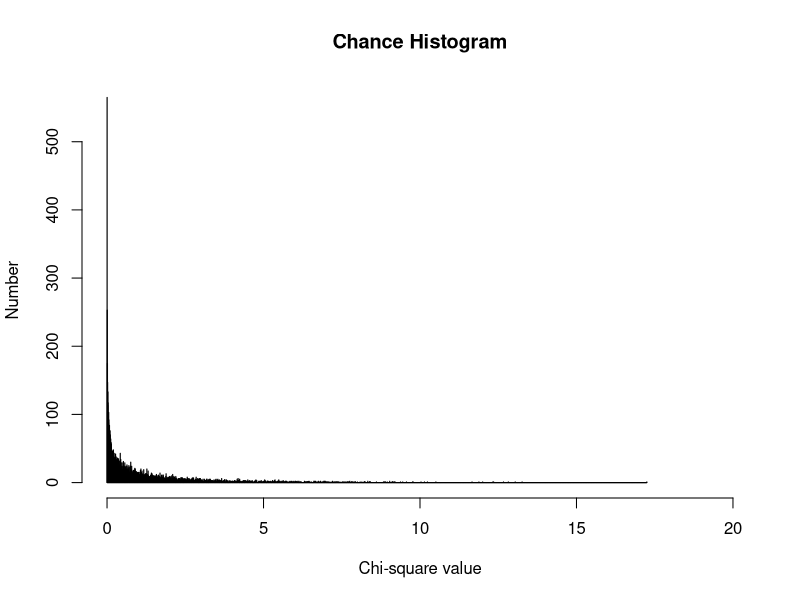
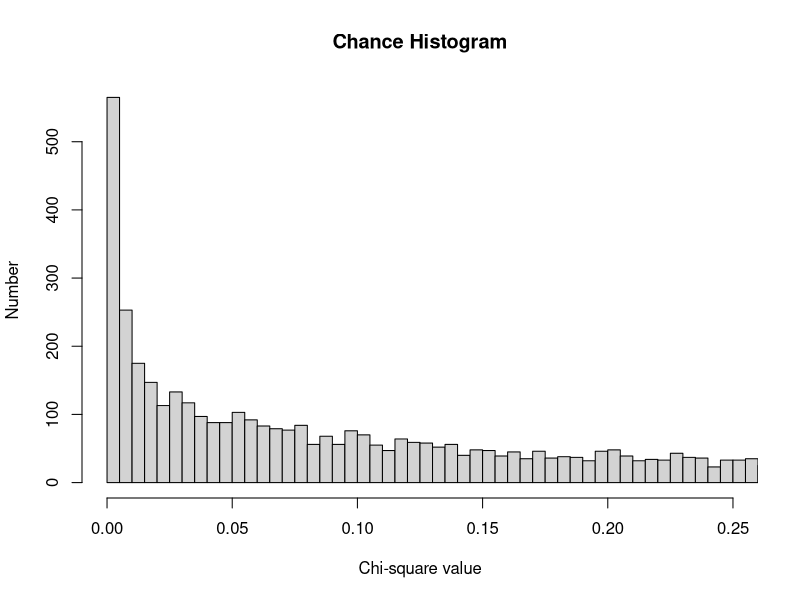
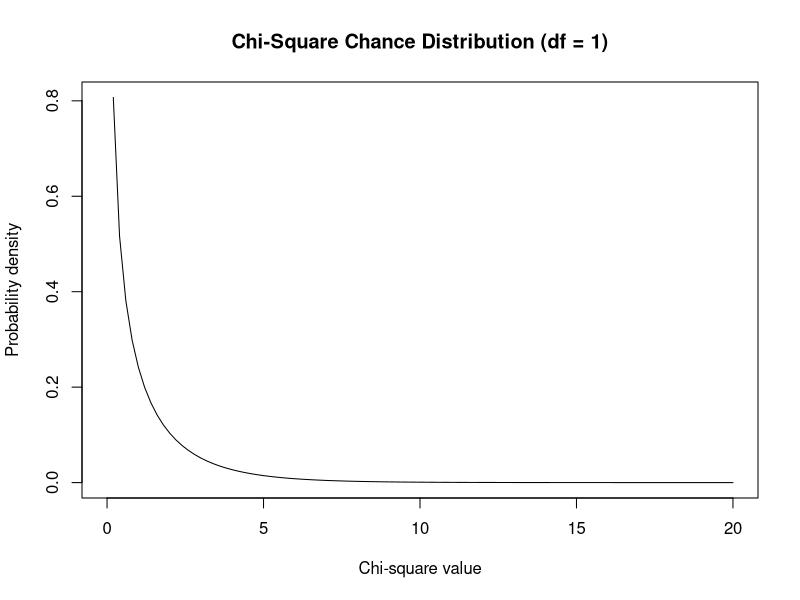
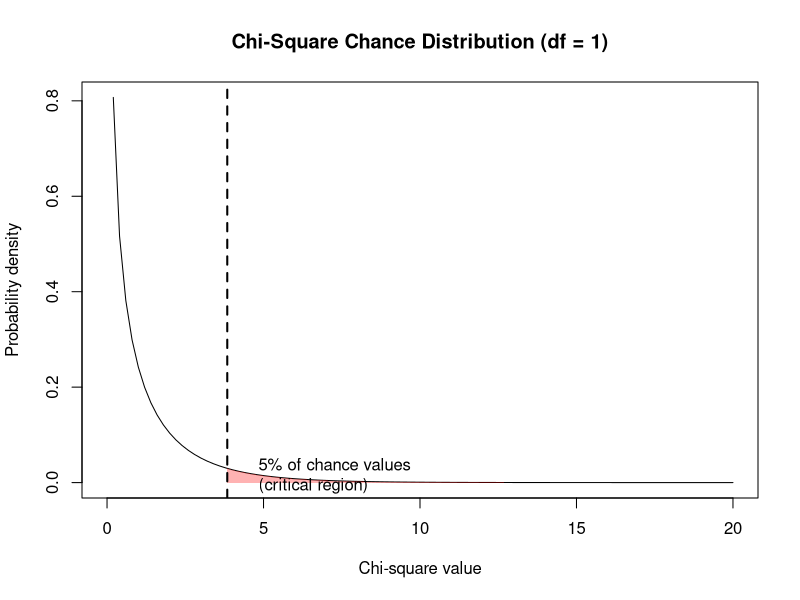
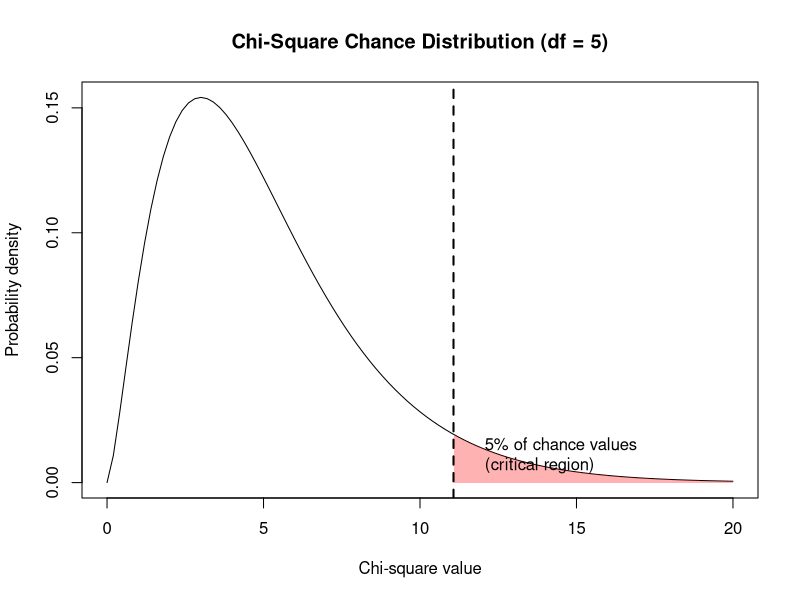
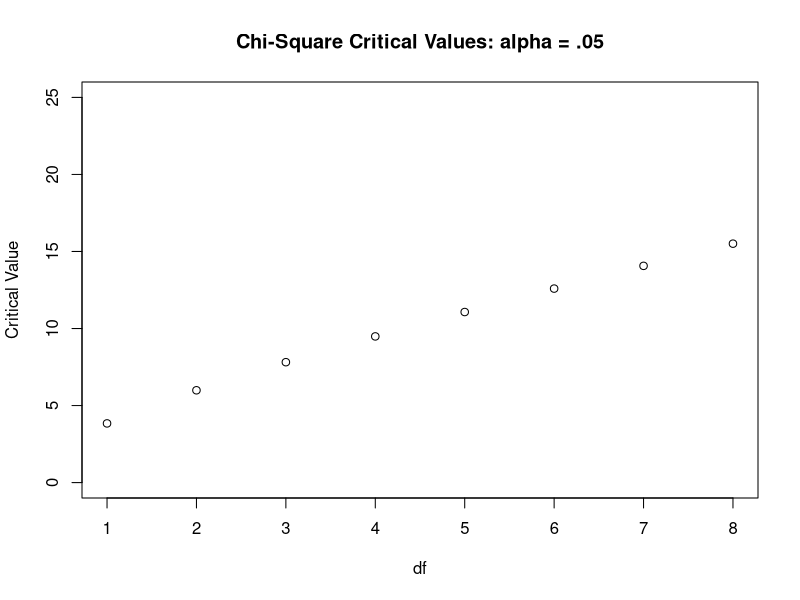

These charts were generated, in order, by the following R code:
## ---- chunk 1
#| label: setup
#| include: false
knitr::opts_chunk$set(cache=FALSE)
knitr::opts_chunk$set(echo = FALSE)
knitr::opts_chunk$set(message = FALSE)
knitr::opts_chunk$set(warning =  FALSE)
knitr::opts_chunk$set(fig.width=4.25)
knitr::opts_chunk$set(fig.height=4.0)
knitr::opts_chunk$set(fig.align='center') 
knitr::opts_chunk$set(fig.pos = 'H')
knitr::opts_chunk$set(results='hold') 
## ---- chunk 2
#| echo: false
set.seed(42)
x <- rchisq(1e4, 1)
hist(x, prob=FALSE, main="Chance Histogram",
  xlab="Chi-square value", ylab="Number", xlim=c(0,20),breaks =5000)
#lines(density(x), col='red')
## ---- chunk 3
#| echo: false
hist(x, prob=FALSE, main="Chance Histogram",
  xlab="Chi-square value", ylab="Number", xlim=c(0,.25), breaks =5000)
#lines(density(x), col='red')
## ---- chunk 4
#| echo: false
curve(
  dchisq(x, df = 1),
  from = 0,
  to = 20,
  main = "Chi-Square Chance Distribution (df = 1)",
  xlab = "Chi-square value",
  ylab = "Probability density"
)
## ---- chunk 5
#| echo: false
df <- 1
crit <- qchisq(0.95, df)

curve(
  dchisq(x, df),
  from = 0,
  to = 20,
  main = "Chi-Square Chance Distribution (df = 1)",
  xlab = "Chi-square value",
  ylab = "Probability density"
)

# Shade critical region (top 5%)
x_vals <- seq(crit, 20, length.out = 1000)
y_vals <- dchisq(x_vals, df)
polygon(
  c(x_vals, rev(x_vals)),
  c(y_vals, rep(0, length(y_vals))),
  col = rgb(1, 0, 0, 0.3),
  border = NA
)

# Add critical value line
abline(v = crit, lty = 2, lwd = 2)

# Label
text(
  crit + 1, 
  max(dchisq(x_vals, df)) * 0.6,
  labels = "5% of chance values\n(critical region)",
  adj = 0
)

## ---- chunk 6
Crit.MCQ=qchisq(.05, df=1, lower.tail = FALSE)
## ---- chunk 7
Crit.MCQ<-qchisq(p = .05, df=1, lower.tail = FALSE)
## ---- chunk 8
#| echo: false
df <- 5
crit <- qchisq(0.95, df)

curve(
  dchisq(x, df),
  from = 0,
  to = 20,
  main = "Chi-Square Chance Distribution (df = 5)",
  xlab = "Chi-square value",
  ylab = "Probability density"
)

# Shade critical region (top 5%)
x_vals <- seq(crit, 20, length.out = 1000)
y_vals <- dchisq(x_vals, df)
polygon(
  c(x_vals, rev(x_vals)),
  c(y_vals, rep(0, length(y_vals))),
  col = rgb(1, 0, 0, 0.3),
  border = NA
)

# Add critical value line
abline(v = crit, lty = 2, lwd = 2)

# Label
text(
  crit + 1, 
  max(dchisq(x_vals, df)) * 0.6,
  labels = "5% of chance values\n(critical region)",
  adj = 0
)

## ---- chunk 9
#| echo: true
ChiCrit<-qchisq(.05, 1:8, lower.tail = FALSE)
plot(ChiCrit, main="Chi-Square Critical Values: alpha = .05",
  xlab="df", ylab="Critical Value", xlim=c(1,8), ylim=c(0,25))
## ---- chunk 10
#| echo: true
MCQ.Study <- as.table(rbind(c(27, 195)))
dimnames(MCQ.Study) <- list(Freq = c("Observed"),
                           Action = c("RtoW", "WtoR"))
MCQ.Study
## ---- chunk 11
#| echo: true
MCQ.chi <- chisq.test(MCQ.Study, p=c(.5, .5))
MCQ.chi
## ---- chunk 12
Crit.MCQ=qchisq(.05, df=1, lower.tail = FALSE)
## ---- chunk 13
#| echo: true
MCQ.Study.2 <- as.table(rbind(c(97, 411), c(251, 620)))
dimnames(MCQ.Study.2) <- list(Social = c("Easy","Diff"),
                              Change = c("RtoW", "WtoR"))
                             
MCQ.Study.2
## ---- chunk 14
#| eval: true
#| echo: true
MCQ.chi.2 <- chisq.test(MCQ.Study.2,correct = TRUE)
MCQ.chi.2
## ---- chunk 15
#| eval: true
#| echo: true
prop.table(MCQ.Study.2,1)
## ---- chunk 16
#| eval: true
#| echo: true
prop.table(MCQ.Study.2,2)
## ---- chunk 17
#| echo: true
chi_uncorrected <- chisq.test(MCQ.Study.2, correct = FALSE)
n_total <- sum(MCQ.Study.2)

phi <- sqrt(as.numeric(chi_uncorrected$statistic) / n_total)
cramers_v <- sqrt(
  as.numeric(chi_uncorrected$statistic) /
    (n_total * min(dim(MCQ.Study.2) - 1))
)

c(phi = phi, cramers_v = cramers_v)
## ---- chunk 18
#| echo: true
fisher_result <- fisher.test(MCQ.Study.2)
fisher_result$estimate
fisher_result$conf.int
## ---- chunk 19
#| echo: true
chisq_power <- function(n, w, df, alpha = .05) {
  critical_value <- qchisq(1 - alpha, df = df)
  1 - pchisq(critical_value, df = df, ncp = n * w^2)
}

required_n <- uniroot(
  function(n) chisq_power(n, w = .1062, df = 1) - .80,
  interval = c(2, 10000)
)$root

ceiling(required_n)
